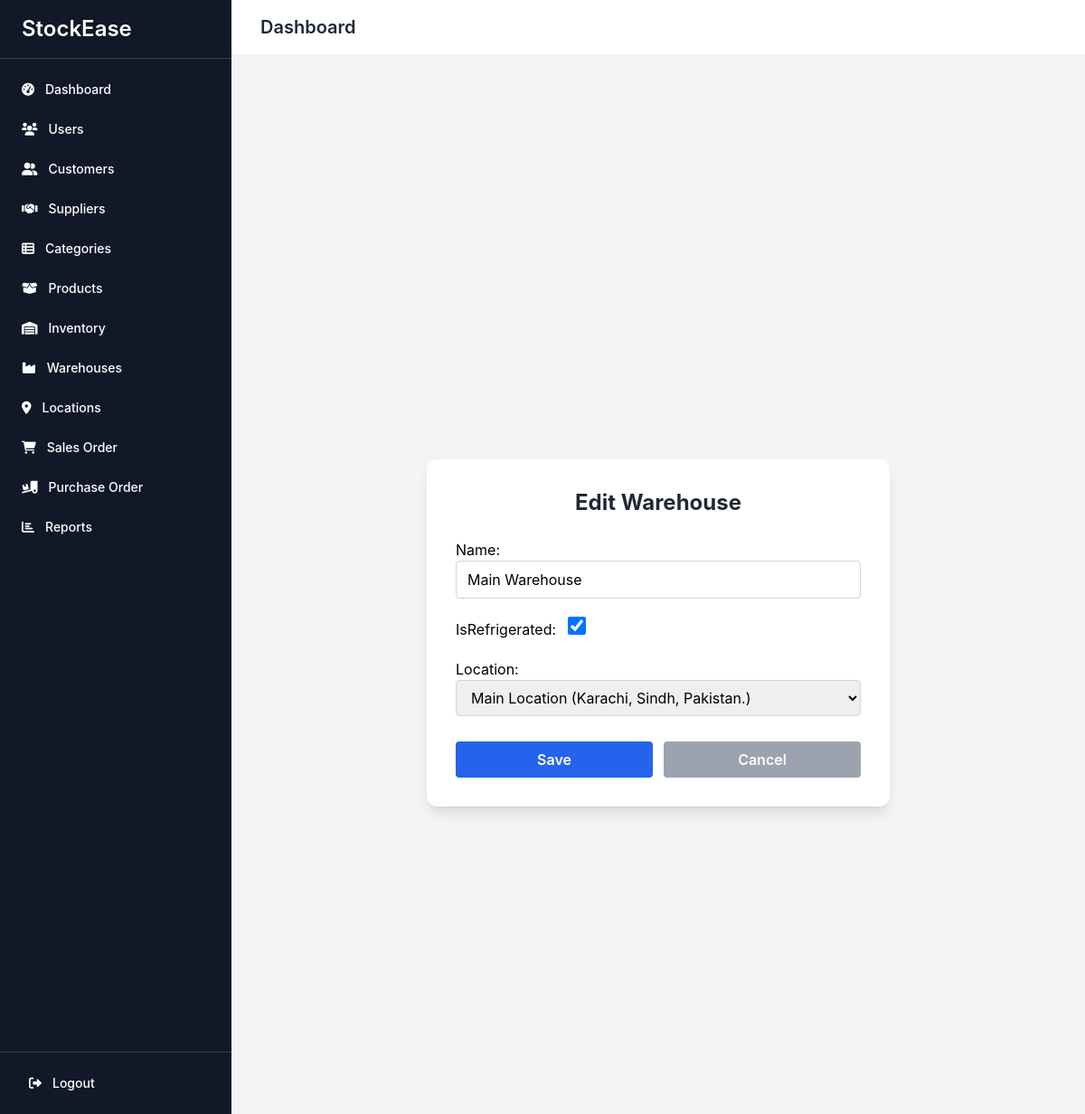
The app's page /warehouses/1/edit/ (signed in) with its own data.
### core/models.py (models this page shows, shortened)
class Warehouse(models.Model):
    name = models.CharField(max_length=255)
    isRefrigerated = models.BooleanField(default=False)
    location = models.ForeignKey(Location, on_delete=models.CASCADE, related_name='warehouses')

### core/views.py (the view)
# urls.py: path('warehouses/<int:pk>/edit/', views.warehouse_update, name='warehouse_update'),
@login_required
@user_passes_test(is_admin)
def warehouse_update(request, pk):
    warehouse = get_object_or_404(Warehouse, pk=pk)
    if request.method == 'POST':
        form = WarehouseForm(request.POST, instance=warehouse)
        if form.is_valid():
            form.save()
            messages.success(request, 'Warehouse updated successfully!')
            return redirect('warehouse_list')
    else:
        form = WarehouseForm(instance=warehouse)
    return render(request, 'core/warehouse_form.html', {'form': form, 'title': 'Edit Warehouse'})

### core/forms.py
class WarehouseForm(forms.ModelForm):
    class Meta:
        model = Warehouse
        fields = ['name', 'isRefrigerated', 'location']
        widgets = {
            'name': forms.TextInput(attrs={'class': 'input input-bordered w-full px-3 py-2 border border-gray-300 rounded focus:outline-none focus:ring-2 focus:ring-blue-400', 'placeholder': 'Warehouse Name'}),
            'isRefrigerated': forms.CheckboxInput(attrs={'class': 'form-checkbox h-5 w-5 text-blue-600'}),
            'location': forms.Select(attrs={'class': 'input input-bordered w-full px-3 py-2 border border-gray-300 rounded focus:outline-none focus:ring-2 focus:ring-blue-400'}),
        }

### core/models.py (called while the page is built)
    def __str__(self):
        return f"{self.name} ({self.address})"

### core/views.py (called while the page is built)
def is_admin(user):
    return user.is_authenticated and user.role == 'administrator'

### core/templates/core/warehouse_form.html (shortened to what this page needs)
{% extends 'core/base.html' %}
{% load widget_tweaks %}
{% block content %}
<div class="min-h-screen flex items-center justify-center bg-gray-100">
  <div class="w-full max-w-lg bg-white rounded-xl shadow-lg p-8">
    <h2 class="text-2xl font-bold text-center text-gray-800 mb-6">{{ title }}</h2>
    <form method="post" class="space-y-5">
      <div>
        {{ form.name.label_tag }}
        {{ form.name|add_class:'input input-bordered w-full px-3 py-2 border border-gray-300 rounded focus:outline-none focus:ring-2 focus:ring-blue-400' }}
      </div>
      <div>
        {{ form.isRefrigerated.label_tag }}
        {{ form.isRefrigerated|add_class:'form-checkbox h-5 w-5 text-blue-600 ml-2' }}
      </div>
      <div>
        {{ form.location.label_tag }}
        {{ form.location|add_class:'input input-bordered w-full px-3 py-2 border border-gray-300 rounded focus:outline-none focus:ring-2 focus:ring-blue-400' }}
      </div>
      <div class="flex gap-3 pt-2">
        <button type="submit" class="w-1/2 py-2 px-4 bg-blue-600 hover:bg-blue-700 text-white font-semibold rounded transition">Save</button>
        <a href="{% url 'warehouse_list' %}" class="w-1/2 py-2 px-4 bg-gray-400 hover:bg-gray-500 text-white font-semibold rounded text-center transition">Cancel</a>
      </div>
    </form>
  </div>
</div>
{% endblock %}

### records on screen
Warehouse: name "Main Warehouse", isRefrigerated "☑", location "Main Location (Karachi, Sindh, Pakistan.)"

### other values on screen
{{ title }} "Edit Warehouse"
